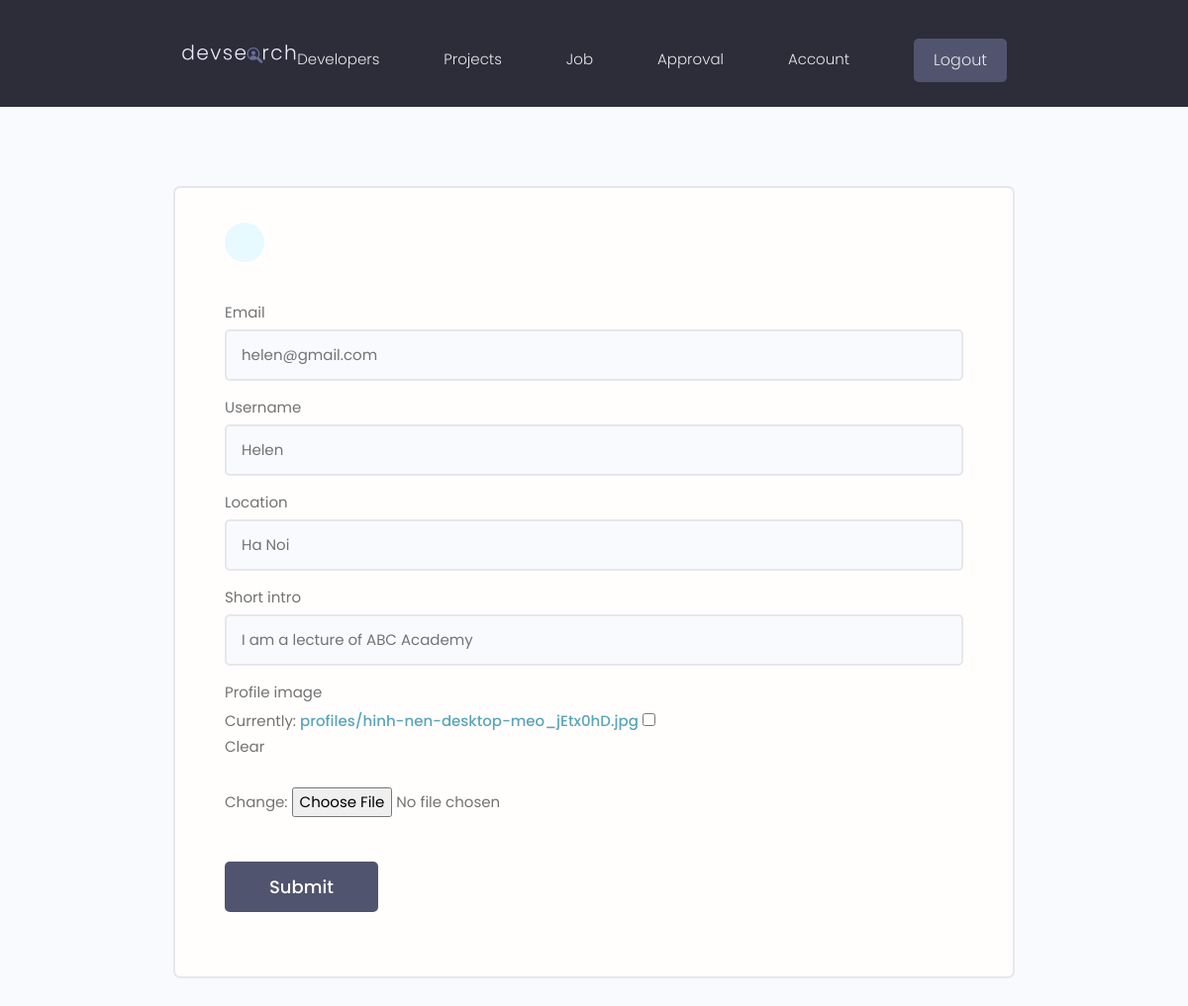
Page /jobs/editl_profile/ (signed in) on the committed database.
### users/models.py (models this page shows, shortened)
class Lecture(models.Model):
    user = models.OneToOneField(
        User, on_delete=models.CASCADE, primary_key=True)
    email = models.EmailField(max_length=255, blank=True, null=True)
    username = models.CharField(max_length=255, blank=True, null=True)
    location = models.CharField(max_length=200, blank=True, null=True)
    short_intro = models.CharField(max_length=200, blank=True, null=True)
    profile_image = models.ImageField(
        null=True, blank=True, upload_to='profiles/', default="profiles/user-default.png")
    created = models.DateTimeField(auto_now_add=True)
    id = models.UUIDField(default=uuid.uuid4, editable=False, unique=True)

### jobs/views.py (the view)
# urls.py: path('editl_profile/', views.editLProfile, name='editLProfile'),
@login_required(login_url='login')
def editLProfile(request):
    l_profile = Lecture.objects.get(user=request.user)
    form = LectureProfileForm(instance=l_profile)
    if(request.method == 'POST'):
        form = LectureProfileForm(
            request.POST, request.FILES, instance=l_profile)
        if(form.is_valid()):
            form.save()
            return redirect('l_profile')
    context = {'form': form}
    return render(request, 'jobs/l_profileform.html', context)

### jobs/forms.py
class LectureProfileForm(ModelForm):
    class Meta:
        model = Lecture
        fields = ['email', 'username',
                  'location', 'short_intro', 'profile_image']
    def __init__(self, *args, **kwargs):
        super(LectureProfileForm, self).__init__(*args, **kwargs)
        for name, field in self.fields.items():
            field.widget.attrs.update({'class': 'input'})

### jobs/templates/jobs/l_profileform.html (shortened to what this page needs)
{% extends 'main.html' %}
{% block content %}
<main class="formPage my-xl">
        <div class="content-box">
            <div class="formWrapper">
                <a class="backButton" href="{% url 'l_profile' %}"></a>
                <br>
                <form class="form" method="POST" action="{% url 'editLProfile' %}" enctype="multipart/form-data">
                    {% for field in form %}
                    <div class="form__field">
                        <label for="formInput#text">{{field.label}}</label>
                        {{field}}
                    </div>
                    {% endfor %}
                    <input class="btn btn--sub btn--lg  my-md" type="submit" value="Submit" />
                </form>
            </div>
        </div>
    </main>
{% endblock content %}

### static/styles/app.css (style rules this page uses)
:root { --color-sub: #2d2d39; }
.btn--sub { background-color: var(--color-sub-light); }
.content-box { width: 95%; max-width: 85rem; margin: 0 auto; }
.backButton { background: var(--color-main-light); color: var(--color-main); width: 4rem; height: 4rem; display: flex; align-items: center; justify-content: center; border-radius: 50%; }
.formPage .formWrapper { list-style: none; background: var(--color-white); padding: 3.5rem 5rem; border: 2px solid var(--color-light); border-radius: 0.7rem; }

### static/uikit/styles/modules/_variables.css (style rules this page uses)
:root { --color-main: #5aa5b9; --color-main-light: #e6faff; --color-sub: #3f4156; --color-sub-light: #51546e; --color-sub-lighter: #ededfd; --color-text: #737373; --color-gray: #8b8b8b; --color-light: #e5e7eb; --color-light-gray: #767676; --color-bg: #f8fafd; --color-white: #fffefd; --color-white-light: #f3f3f3; --color-success: #359e64; --color-success-bg: #def8e8; --color-error: #fc4b0b; --color-error-bg: #fff2ee; --font-base: 'Poppins', arial, helvetica, 'Segoe UI', roboto, ubuntu, sans-serif; --font-monospace: 'Fira Code', 'Courier New', courier, monospace; --font-regular: 300; --font-medium: 500; --font-bold: 700; --generic-shadow: 1px 1px 5px #00000010; --generic-transition: all 0.3s ease-in-out; }

### static/uikit/styles/modules/_base.css (style rules this page uses)
* { margin: 0; padding: 0; box-sizing: border-box; text-rendering: optimizeLegibility; color: inherit; font-size: inherit; }
html { font-size: 50%; }
@media only screen and (min-width: 480px) { html { font-size: 56.25%; } }
@media only screen and (min-width: 1200px) { html { font-size: 62.5%; } }
body { line-height: 1.6; font-weight: 400; font-size: 1.5rem; color: var(--color-text); background-color: var(--color-bg); min-height: 100vh; }

### static/uikit/styles/modules/_typography.css (style rules this page uses)
* { font-family: var(--font-base); }
a { padding-bottom: 2px; text-decoration: none; display: inline-block; color: var(--color-main); font-weight: var(--font-medium); }

### static/uikit/styles/modules/_utilities.css (style rules this page uses)
.my-md { margin: 3rem auto; }
.my-xl { margin: 8rem auto; }

### static/uikit/styles/modules/_button.css (style rules this page uses)
.btn { display: inline-block; position: relative; cursor: pointer; background-color: var(--color-light); font-weight: var(--font-medium); color: var(--color-sub); text-decoration: none; padding: 1rem 2rem; border-radius: 0.5rem; border: none; width: -webkit-fit-content; width: -moz-fit-content; width: fit-content; height: -webkit-fit-content; height: -moz-fit-content; height: fit-content; font-size: 1.6rem; outline-width: 0; outline-color: transparent; -webkit-backface-visibility: hidden; backface-visibility: hidden; transition: all 0.3s ease-in-out; }
.btn--sub { background-color: var(--color-sub); color: var(--color-white); }
.btn--lg { font-size: 1.8rem; padding: 1.2rem 4.5rem; }

### static/uikit/styles/modules/_form.css (style rules this page uses)
.form { display: block; }
.form__field { margin-top: 1.5rem; margin-bottom: 1.5rem; }
.form__label, .form__field > label { display: block; margin-bottom: 0.5rem; color: var(--color-text); }
input.input[type='text'], input.input[type='email'], input.input[type='password'], input.input[type='number'], textarea.input { min-width: 24rem; width: 100%; padding: 1.2rem 1.5rem; border-radius: 0.5rem; border: 2px solid var(--color-light); transition: all 0.3s ease-in-out; background-color: var(--color-bg); }

### rows in the picture
Lecture: form "helen@gmail.com" "Helen" "Ha Noi" "I am a lecture of ABC Academy"

### other values in the picture
{{ field.label }} "Email" "Username" "Location" "Short intro" "Profile image"
